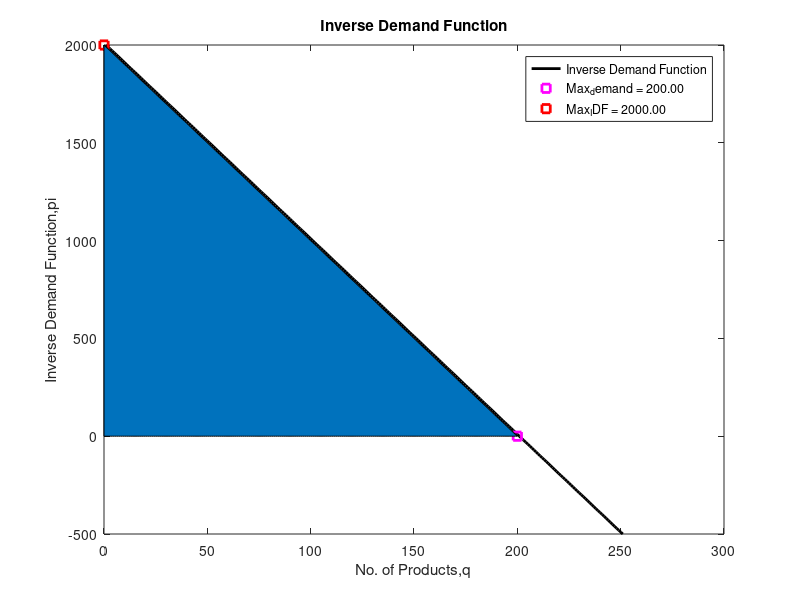
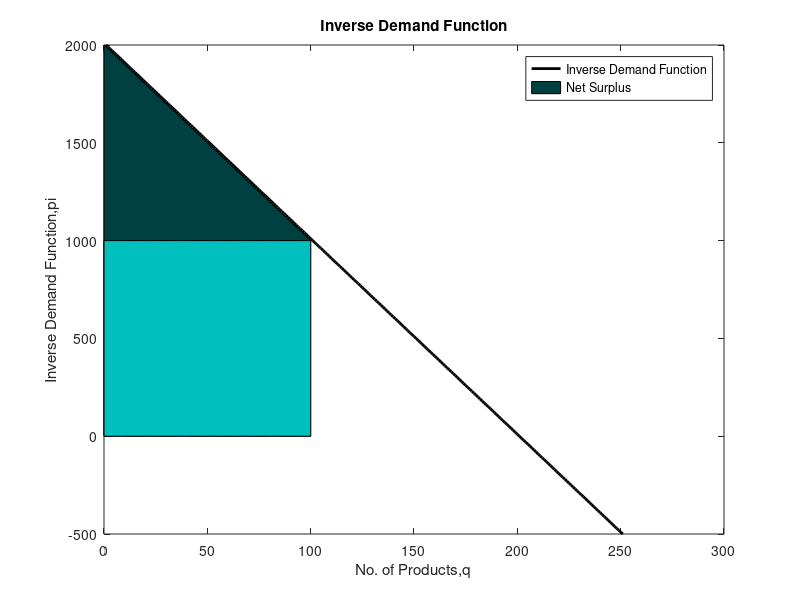

MATLAB code to generate these figures, in order:
%Program written by Divya M 

%Fundamentals of Power System Economics by Daniel S % Kirschen & Goran Strbac

clc; clear all; close all;

% question 2.2
% Inverse demand function; IDF = -10q+2000

display('Part-a')
for i1 = 0:250
    IDF(i1+1) = -10*i1+2000;
end
[row1,col1] = find(IDF==0); % Max demand demand occurs at non-negative IDF
max_demand = col1-1  

display('Part-b')
max_IDF = max(IDF)  

figure(1)
x = 1:i1+1;
set(gcf,'Name','Inverse Demand Function','Color','w')
plot(x,IDF,'-k','LineWidth',2)
hold on;
plot(max_demand,0,'ms','LineWidth',2)
hold on;
plot(0,max_IDF,'rs','LineWidth',2)
hold on;
plot(x,0,'-g','LineWidth',2)
hold on;
%grid on;
xlabel('No. of Products,q')
ylabel('Inverse Demand Function,pi')
title('Inverse Demand Function')
txt1 = sprintf('Max_demand = %.2f',max_demand);
txt2 = sprintf('Max_IDF = %.2f',max_IDF);
legend('Inverse Demand Function',txt1,txt2);
area_IDF = area(0:max_demand,IDF(1:col1));

display('Part-c')
max_surplus = trapz(0:max_demand,IDF(1:max_demand+1)) 

display('Part-d')
[row2,col2] = find(IDF==1000);
consumption = col2-1
gross_surplus = trapz(0:consumption,IDF(1:consumption+1))
net_surplus = trapz(0:consumption,IDF(1:consumption+1)-1000)
revenue = gross_surplus - net_surplus

figure(2)
abc = ones(1,consumption+1);
abc1 = 1000*abc;
set(gcf,'Name','Inverse Demand Function','Color','w')
plot(x,IDF,'-k','LineWidth',2)
hold on;
gross_surplus1 = area(0:consumption,IDF(1:consumption+1),'FaceColor',[0,0.25,0.25]);
hold on
revenue = area(0:consumption, abc1,'FaceColor',[0,0.75,0.75]);
hold on;
plot(x,0,'-g','LineWidth',2)
hold on;
xlabel('No. of Products,q')
ylabel('Inverse Demand Function,pi')
title('Inverse Demand Function')
legend('Inverse Demand Function','Net Surplus');

display('Part-e')
[row3,col3] = find(IDF==1200);
consumption2 = col3-1
gross_surplus2 = trapz(0:consumption2,IDF(1:consumption2+1))
net_surplus2 = trapz(0:consumption2,IDF(1:consumption2+1)-1200)
revenue2 = gross_surplus2 - net_surplus2

display('Part-f')
% Slope of IDF is -10
% Elasticity = (pi/q)*(dq/dpi)
% For pi = 1000, q = col2-1
elasticity = -1000/((col2-1)*10)




